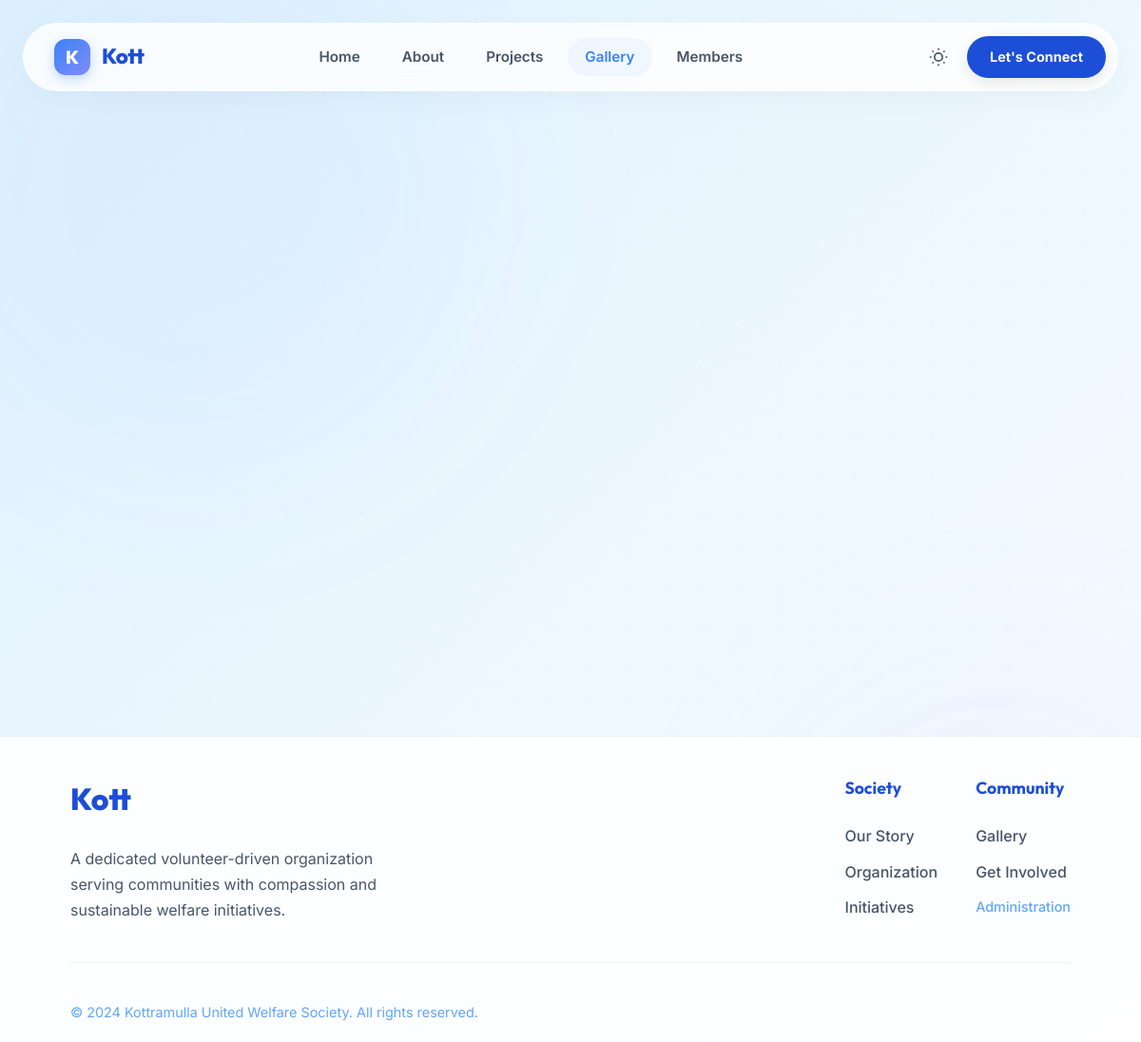
The page /gallery on the database its author committed.
### tables this page shows
CREATE TABLE IF NOT EXISTS website_settings (
    id INT UNSIGNED AUTO_INCREMENT PRIMARY KEY,
    website_title VARCHAR(255) NOT NULL DEFAULT 'Kottramulla United Welfare Society',
    website_description TEXT,
    logo_path VARCHAR(255) DEFAULT NULL,
    logo_alt_text VARCHAR(255) DEFAULT 'Kottramulla Logo',
    favicon_path VARCHAR(255) DEFAULT NULL,
    footer_copyright_text VARCHAR(255) DEFAULT '© 2024 Kottramulla United Welfare Society. All rights reserved.',
    footer_email VARCHAR(255) DEFAULT NULL,
    footer_phone VARCHAR(20) DEFAULT NULL,
    footer_address TEXT DEFAULT NULL,
    social_facebook VARCHAR(255) DEFAULT NULL,
    social_twitter VARCHAR(255) DEFAULT NULL,
    social_instagram VARCHAR(255) DEFAULT NULL,
    social_linkedin VARCHAR(255) DEFAULT NULL,
    social_youtube VARCHAR(255) DEFAULT NULL,
    primary_color VARCHAR(7) DEFAULT '#1e40af',
    secondary_color VARCHAR(7) DEFAULT '#7c3aed',
    accent_color VARCHAR(7) DEFAULT '#f59e0b',
    updated_at TIMESTAMP DEFAULT CURRENT_TIMESTAMP ON UPDATE CURRENT_TIMESTAMP
);

### app/Core/View.php (called while the page is built, shortened)
<?php
class View
{
    public static function render(string $view, array $data = [], string $layout = 'user/layouts/main'): void
    {
        $layoutPath = __DIR__ . '/../../views/' . $layout . '.php';
        extract($data, EXTR_SKIP);
        $content = ob_get_clean();
        require $layoutPath;
    }
}

### app/Controllers/PublicController.php (called while the page is built, shortened)
<?php
class PublicController
{
    public function gallery(): void
    {
        $images = (new \App\Models\GalleryModel())->all();
        View::render('user/gallery/index', [
            'images' => $images,
            'activePage' => 'gallery',
        ]);
    }
}

### app/Support/helpers.php (called while the page is built, shortened)
<?php
function config(string $key): mixed
{
    static $cache = [];
    $segments = explode('.', $key);
    $file = array_shift($segments);
    if (!isset($cache[$file])) {
        $path = __DIR__ . '/../../config/' . $file . '.php';
        $cache[$file] = require $path;
    }
    if (empty($segments)) {
        return $cache[$file];
    }
    $value = $cache[$file];
    foreach ($segments as $segment) {
        $value = $value[$segment];
    }
    return $value;
}
function url(string $path = '/'): string
{
    $baseUrl = rtrim((string) config('app.base_url'), '/');
    if ($baseUrl === '' || $baseUrl === '/') {
        $baseDir = str_replace('\\', '/', dirname($_SERVER['SCRIPT_NAME']));
        $baseUrl = $baseDir !== '/' ? rtrim($baseDir, '/') : '';
    }
    $path = '/' . ltrim($path, '/');
    return $baseUrl . $path;
}
function website_settings(): ?array
{
    static $settings = null;
    if ($settings === null) {
        try {
            $model = new \App\Models\WebsiteSettingsModel();
            $settings = $model->get() ?: [];
        } catch (\Throwable) {
            $settings = [];
        }
    }
    return $settings ?: null;
}

### app/Support/env.php (called while the page is built, shortened)
<?php
function env(string $key, mixed $default = null): mixed
{
    $value = $_ENV[$key] ?? $_SERVER[$key] ?? getenv($key);
    if ($value === false || $value === null || $value === '') {
        return $default;
    }
    return $value;
}

### config/app.php (called while the page is built, shortened)
<?php
return [
    'name' => (string) env('APP_NAME', 'Kottramulla United Welfare Society'),
    'base_url' => (string) env('APP_URL', '/'),
    'timezone' => (string) env('APP_TIMEZONE', 'Asia/Colombo'),
    'session_name' => (string) env('SESSION_NAME', 'kottramulla_session'),
    'admin_route_prefix' => '/admin',
];

### config/database.php (called while the page is built, shortened)
<?php
return [
    'host' => (string) env('DB_HOST', '127.0.0.1'),
    'port' => (int) env('DB_PORT', 3306),
    'database' => (string) env('DB_DATABASE', 'kottramulla_website'),
    'username' => (string) env('DB_USERNAME', 'root'),
    'password' => (string) env('DB_PASSWORD', ''),
    'charset' => (string) env('DB_CHARSET', 'utf8mb4'),
];

### app/Models/WebsiteSettingsModel.php (called while the page is built, shortened)
<?php
class WebsiteSettingsModel
{
    public function get(): ?array
    {
        $pdo = Database::connection();
        $stmt = $pdo->query('SELECT * FROM website_settings WHERE id = 1 LIMIT 1');
        return $stmt->fetch(PDO::FETCH_ASSOC) ?: null;
    }
}

### views/user/layouts/main.php (the view, shortened to what this page needs)
<!DOCTYPE html>
<html lang="en">
<head>
    <?php $webSettings = website_settings(); ?>
    <link rel="stylesheet" href="<?= url('/public/css/user/main.css') ?>">
</head>
<body class="public-body">
    <div class="glow-orb orb-1"></div>
    <div class="glow-orb orb-2"></div>
    <div class="glass-dots"></div>
    <header id="main-nav-wrapper">
        <div class="nav-container">
            <div class="nav-glass-pill rotate-in">
                <a href="<?= url('/home') ?>" class="nav-logo">
                    <?php if (!empty($webSettings['logo_path'])): ?>
                        <div class="logo-image">
                            <img src="<?= url('/public/' . htmlspecialchars($webSettings['logo_path'])); ?>" alt="<?= htmlspecialchars($webSettings['logo_alt_text'] ?? 'Logo'); ?>" style="height: 100%; max-width: 100%; object-fit: contain;">
                        </div>
                    <?php else: ?>
                        <div class="logo-icon">K</div>
                    <?php endif; ?>
                    <span class="logo-text"><?= htmlspecialchars(substr($webSettings['website_title'] ?? 'KUWS', 0, 4)); ?></span>
                </a>
                <nav class="desktop-links">
                    <a href="<?= url('/home') ?>" class="nav-link <?= ($activePage ?? '') === 'home' ? 'active' : '' ?>">Home</a>
                    <a href="<?= url('/about') ?>" class="nav-link <?= ($activePage ?? '') === 'about' ? 'active' : '' ?>">About</a>
                    <a href="<?= url('/projects') ?>" class="nav-link <?= ($activePage ?? '') === 'projects' ? 'active' : '' ?>">Projects</a>
                    <a href="<?= url('/gallery') ?>" class="nav-link <?= ($activePage ?? '') === 'gallery' ? 'active' : '' ?>">Gallery</a>
                    <a href="<?= url('/members') ?>" class="nav-link <?= ($activePage ?? '') === 'members' ? 'active' : '' ?>">Members</a>
                </nav>
                <div class="nav-actions">
                    <button id="theme-toggle" class="icon-btn" aria-label="Toggle Theme">
                    </button>
                    <a href="<?= url('/contact') ?>" class="btn-cta-nav">Let's Connect</a>
                </div>
            </div>
        </div>
    </header>
    <main class="page-content">
        <?= $content ?>
    </main>
    <footer class="main-footer">
        <div class="footer-container">
            <div class="footer-top">
                <div class="footer-info">
                    <a href="<?= url('/home') ?>" class="footer-logo">
                        <?php if (!empty($webSettings['logo_path'])): ?>
                            <img src="<?= url('/public/' . htmlspecialchars($webSettings['logo_path'])); ?>" alt="<?= htmlspecialchars($webSettings['logo_alt_text'] ?? 'Logo'); ?>" style="height: 40px; max-width: 100px; object-fit: contain;">
                        <?php else: ?>
                            <?= htmlspecialchars(substr($webSettings['website_title'] ?? 'KUWS', 0, 4)); ?>
                        <?php endif; ?>
                    </a>
                    <p class="footer-tagline"><?= htmlspecialchars($webSettings['website_description'] ?? 'Since 2016, we have been dedicated to uniting hearts and empowering the community through collective welfare and unwavering hope.'); ?></p>
                </div>
                <div class="footer-nav">
                    <div class="footer-col">
                        <h4>Society</h4>
                        <a href="<?= url('/about') ?>">Our Story</a>
                        <a href="<?= url('/members') ?>">Organization</a>
                        <a href="<?= url('/projects') ?>">Initiatives</a>
                    </div>
                    <div class="footer-col">
                        <h4>Community</h4>
                        <a href="<?= url('/gallery') ?>">Gallery</a>
                        <a href="<?= url('/contact') ?>">Get Involved</a>
                        <a href="<?= url('/admin/login') ?>" class="dim-link">Administration</a>
                    </div>
                </div>
            </div>
            <div class="footer-bottom">
                <div class="footer-left">
                    <p><?= htmlspecialchars($webSettings['footer_copyright_text'] ?? '© ' . date('Y') . ' Kottramulla United Welfare Society. All Rights Reserved.'); ?></p>
                </div>
            </div>
        </div>
    </footer>
</body>
</html>

### rows shown on the page
website_settings: website_title "Kott", website_description "A dedicated volunteer-driven organization serving communities with compassion and sustainable welfare initiatives.", footer_copyright_text "© 2024 Kottramulla United Welfare Society. All rights reserved."
